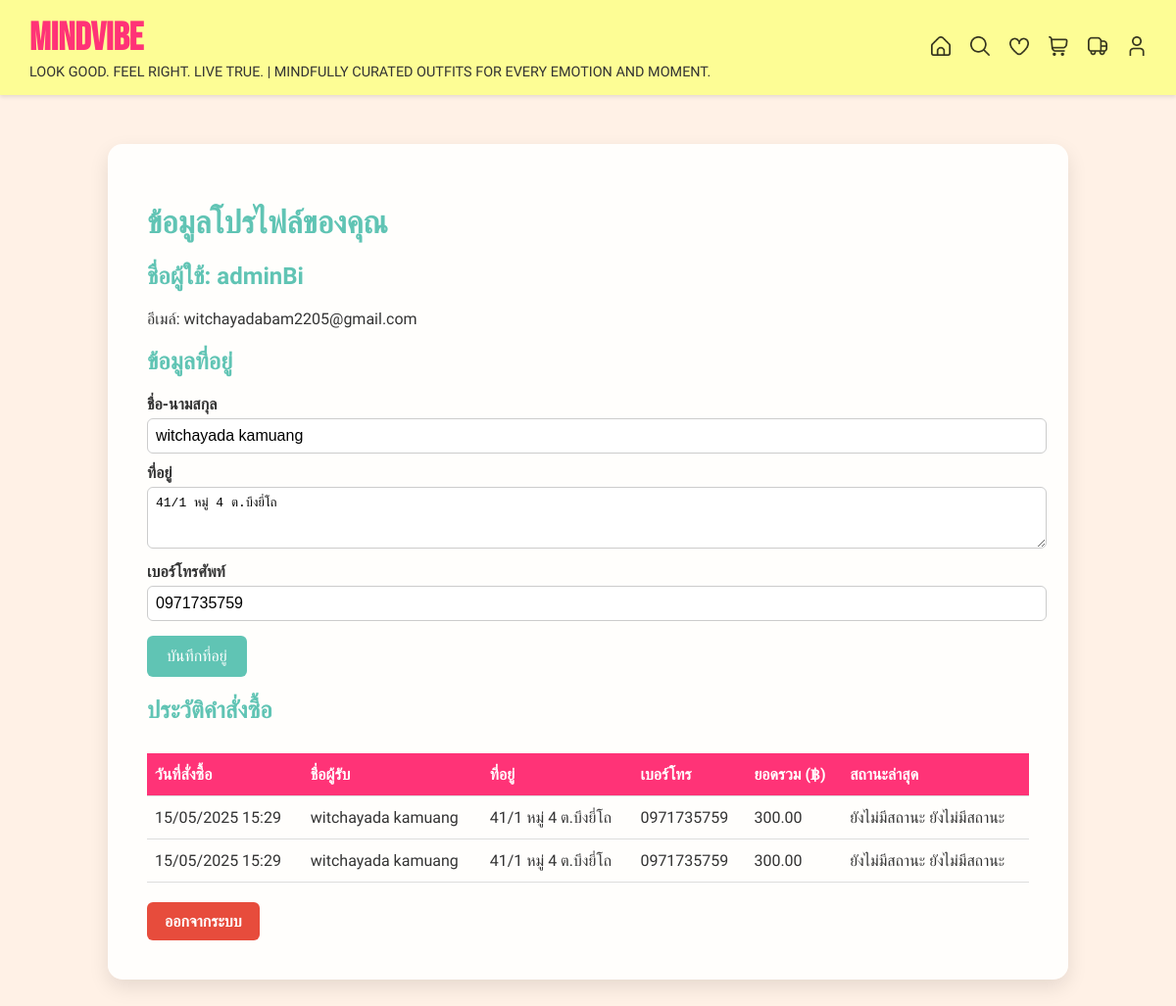
The app's page /profile/ (signed in), older data.
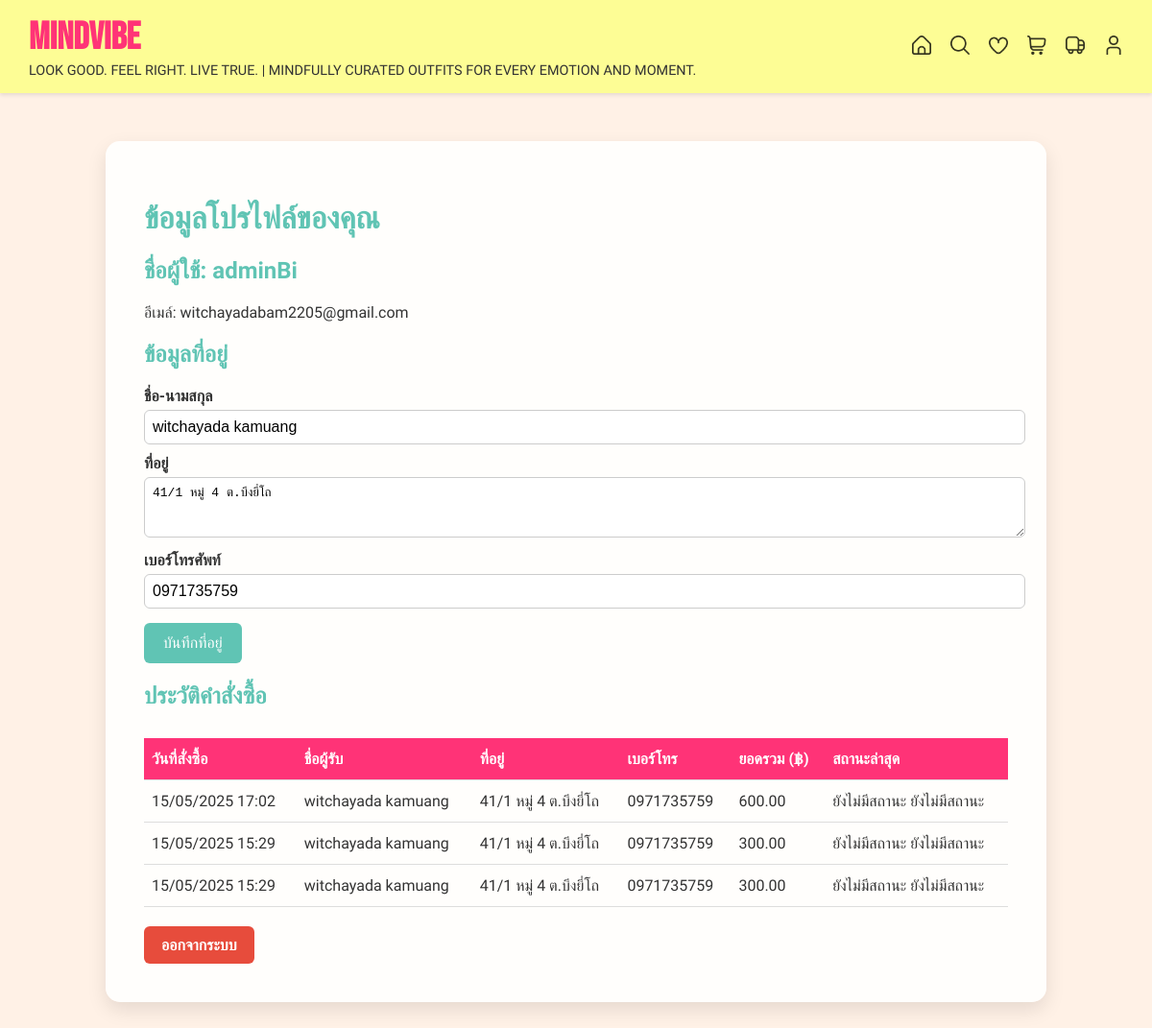
The same page, newer data.
### clothing/models.py (models this page shows, shortened)
class Payment(models.Model):
    user = models.ForeignKey(User, on_delete=models.CASCADE)
    full_name = models.CharField(max_length=255, default="-")
    address = models.TextField(default="-")
    phone_number = models.CharField(max_length=20, default="-")
    total_price = models.DecimalField(max_digits=10, decimal_places=2)
    proof = models.ImageField(upload_to='payment_proofs/')
    payment_date = models.DateTimeField(auto_now_add=True)
    return_proof = models.ImageField(upload_to='return_proofs/', blank=True, null=True)
    return_item_code = models.CharField(max_length=100, blank=True, null=True)

### clothing/views.py (the view, shortened to what this page needs)
# urls.py: path('profile/', views.profile, name='profile'),
@login_required
def profile(request):
    user = request.user
    payments = Payment.objects.filter(user=user).order_by('-payment_date')
    status_dict = {}
    for payment in payments:
        latest_status = payment.statuses.order_by('-updated_at').first()
        status_dict[payment.id] = latest_status
    latest_payment = payments.first()
    context = {
        'user': user,
        'payments': payments,
        'status_dict': status_dict,
        'latest_payment': latest_payment,
    }
    return render(request, 'clothing/profile.html', context)

### clothing/templates/clothing/profile.html (shortened to what this page needs)
{% load static %}
<!DOCTYPE html>
<html lang="en">
<head>
</head>
<body>
    <div class="header">
        <div class="header-left">
            <a href="{% url 'clothing:welcome' %}" class="logo">MINDVIBE</a>
            <p class="slogan">LOOK GOOD. FEEL RIGHT. LIVE TRUE. | MINDFULLY CURATED OUTFITS FOR EVERY EMOTION AND MOMENT.</p>
        </div>
        <div class="header-right">
            <a href="{% url 'clothing:welcome' %}">
                <img src="{% static 'images/home_icon.png' %}" alt="Home" />
            </a>
            <a href="/search/">
                <img src="{% static 'images/search_icon.png' %}" alt="Search" />
            </a>
            <a href="{% if user.is_authenticated %}{% url 'clothing:favorites_list' %}{% else %}{% url 'clothing:login' %}{% endif %}">
                <img src="{% static 'images/heart_icon.png' %}" alt="Wishlist" />
            </a>
            <a href="{% if user.is_authenticated %}{% url 'clothing:cart' %}{% else %}{% url 'clothing:login' %}{% endif %}">
                <img src="{% static 'images/cart_icon.png' %}" alt="Cart" />
            </a>
            <a href="{% if user.is_authenticated %}{% url 'clothing:status' %}{% else %}{% url 'clothing:login' %}{% endif %}">
                <img src="{% static 'images/status_icon.png' %}" alt="Status" />
            </a>
            <a href="{% if user.is_authenticated %}{% url 'clothing:profile' %}{% else %}{% url 'clothing:login' %}{% endif %}">
                <img src="{% static 'images/profile_icon.png' %}" alt="Profile" />
            </a>
        </div>
    </div>
    <div class="profile-container">
        <h1>ข้อมูลโปรไฟล์ของคุณ</h1>
        <h2>ชื่อผู้ใช้: {{ user.username }}</h2>
        <p>อีเมล์: {{ user.email }}</p>
        <h2>ข้อมูลที่อยู่</h2>
        <form method="post" action="{% url 'clothing:profile' %}">
            <label for="full_name">ชื่อ-นามสกุล</label>
            <input type="text" name="full_name" id="full_name" value="{{ latest_payment.full_name|default:user.username }}" required>
            <label for="address">ที่อยู่</label>
            <textarea name="address" id="address" rows="3" required>{{ latest_payment.address|default:"" }}</textarea>
            <label for="phone_number">เบอร์โทรศัพท์</label>
            <input type="text" name="phone_number" id="phone_number" value="{{ latest_payment.phone_number|default:"" }}" required>
            <button type="submit">บันทึกที่อยู่</button>
        </form>
        <h2>ประวัติคำสั่งซื้อ</h2>
        {% if payments %}
        <table>
            <thead>
                <tr>
                    <th>วันที่สั่งซื้อ</th>
                    <th>ชื่อผู้รับ</th>
                    <th>ที่อยู่</th>
                    <th>เบอร์โทร</th>
                    <th>ยอดรวม (฿)</th>
                    <th>สถานะล่าสุด</th>
                </tr>
            </thead>
            <tbody>
                {% for payment in payments %}
                <tr>
                    <td>{{ payment.payment_date|date:"d/m/Y H:i" }}</td>
                    <td>{{ payment.full_name }}</td>
                    <td>{{ payment.address }}</td>
                    <td>{{ payment.phone_number }}</td>
                    <td>{{ payment.total_price|floatformat:2 }}</td>
                    <td>
                        {% if status_dict.payment.id %}
                            {{ status_dict.payment.id.get_status_display }}
                        {% else %}
                            ยังไม่มีสถานะ
                        {% endif %}
                        {% with status=status_dict.payment.id %}
                            {% if status %}
                                {{ status.get_status_display }}
                            {% else %}
                                ยังไม่มีสถานะ
                            {% endif %}
                        {% endwith %}
                    </td>
                </tr>
                {% endfor %}
            </tbody>
        </table>
        {% else %}
        <p>คุณยังไม่มีคำสั่งซื้อ</p>
        {% endif %}
        <a href="{% url 'clothing:welcome' %}" class="logout-link">ออกจากระบบ</a>
    </div>
</body>
</html>

Row changes from the older to the newer data that the page shows:
added Payment: full_name "witchayada kamuang", address "41/1 หมู่ 4 ต.บึงยี่โถ", phone_number "0971735759", payment_date "15/05/2025 17:02", total_price "600.00"
